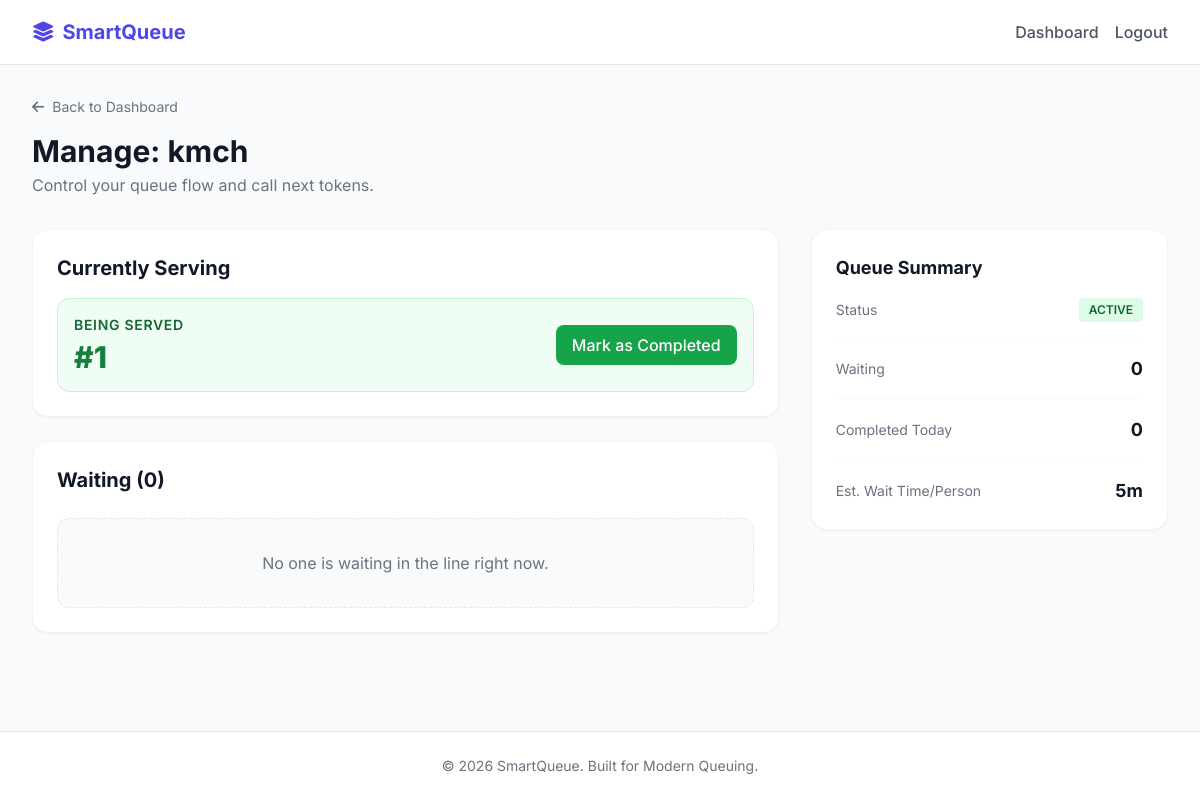
Screenshot of /manage/5/ (signed in) with the database file from the repository.
### queues/models.py (models this page shows)
class Queue(models.fields.CharField):
    pass # Re-write

class Token(models.fields.CharField):
    pass # Re-write

### queues/views.py (the view, shortened to what this page needs)
# urls.py: path('manage/<int:queue_id>/', views.manage_queue, name='manage_queue'),
@login_required
def manage_queue(request, queue_id):
    if not request.user.is_owner:
        return redirect('dashboard')
    queue = get_object_or_404(Queue, id=queue_id)
    if not request.user.is_superuser and queue.created_by != request.user:
        return redirect('dashboard')
    tokens = Token.objects.filter(queue=queue).order_by('number')
    serving = tokens.filter(status='SERVING')
    waiting = tokens.filter(status='WAITING')
    completed = tokens.filter(status='COMPLETED')
    return render(request, 'manage_queue.html', {
        'queue': queue,
        'serving': serving,
        'waiting': waiting,
        'completed_count': completed.count()
    })

### users/models.py (called while the page is built)
    @property
    def is_owner(self):
        return self.role == 'ADMIN' or self.is_superuser

### templates/manage_queue.html (shortened to what this page needs)
{% extends 'base.html' %}
{% block content %}
<div class="mb-8 flex justify-between items-center">
    <div>
        <a href="{% url 'dashboard' %}" class="text-sm text-gray-500 hover:text-gray-900 flex items-center gap-2 mb-4">
            <i class="fa-solid fa-arrow-left"></i> Back to Dashboard
        </a>
        <h1 class="text-3xl font-bold text-gray-900">Manage: {{ queue.name }}</h1>
        <p class="text-gray-500 mt-1">Control your queue flow and call next tokens.</p>
    </div>
</div>
<div class="grid grid-cols-1 lg:grid-cols-3 gap-8">
    <div class="lg:col-span-2 space-y-6">
        <div class="bg-white p-6 rounded-2xl shadow-sm border border-gray-100 mb-6">
            <h2 class="text-xl font-bold text-gray-900 mb-4">Currently Serving</h2>
            {% if serving %}
                <div class="grid gap-4">
                {% for token in serving %}
                    <div class="bg-green-50 border border-green-200 rounded-xl p-4 flex justify-between items-center">
                        <div>
                            <span class="text-green-800 text-sm font-semibold uppercase tracking-wider block mb-1">Being Served</span>
                            <span class="text-3xl font-extrabold text-green-700">#{{ token.number }}</span>
                        </div>
                        <form method="POST" action="{% url 'manage_queue' queue.id %}">
                            <button type="submit" class="px-4 py-2 bg-green-600 text-white rounded-lg font-medium hover:bg-green-700 transition-colors">
                                Mark as Completed
                            </button>
                        </form>
                    </div>
                {% endfor %}
                </div>
            {% else %}
                <div class="p-8 text-center bg-gray-50 border border-dashed border-gray-200 rounded-xl">
                    <p class="text-gray-500">No one is currently being served.</p>
                </div>
            {% endif %}
        </div>
        <div class="bg-white p-6 rounded-2xl shadow-sm border border-gray-100">
            <div class="flex justify-between items-center mb-6">
                <h2 class="text-xl font-bold text-gray-900">Waiting ({{ waiting.count }})</h2>
            </div>
            {% if waiting %}
                <div class="space-y-3">
                {% for token in waiting %}
                    <div class="flex items-center justify-between p-4 border border-gray-100 rounded-xl hover:bg-gray-50 transition-colors">
                        <div class="flex items-center gap-4">
                            <div class="w-12 h-12 bg-orange-100 text-orange-700 rounded-lg flex items-center justify-center font-bold text-xl">
                                #{{ token.number }}
                            </div>
                            <div>
                                <span class="block font-medium text-gray-900">{{ token.user.username|default:"Anonymous" }}</span>
                                <span class="text-xs text-gray-500">Joined {{ token.created_at|timesince }} ago</span>
                            </div>
                        </div>
                    </div>
                {% endfor %}
                </div>
            {% else %}
                <div class="p-8 text-center bg-gray-50 border border-dashed border-gray-200 rounded-xl">
                    <p class="text-gray-500">No one is waiting in the line right now.</p>
                </div>
            {% endif %}
        </div>
    </div>
    <div class="space-y-6">
        <div class="bg-white p-6 rounded-2xl shadow-sm border border-gray-100">
            <h3 class="text-lg font-bold text-gray-900 mb-4">Queue Summary</h3>
            <ul class="space-y-4">
                <li class="flex justify-between items-center pb-4 border-b border-gray-50">
                    <span class="text-gray-500 text-sm">Status</span>
                    <span class="inline-block px-2.5 py-1 bg-green-100 text-green-800 rounded text-xs font-semibold uppercase">Active</span>
                </li>
                <li class="flex justify-between items-center pb-4 border-b border-gray-50">
                    <span class="text-gray-500 text-sm">Waiting</span>
                    <span class="font-bold text-gray-900 text-lg">{{ waiting.count }}</span>
                </li>
                <li class="flex justify-between items-center pb-4 border-b border-gray-50">
                    <span class="text-gray-500 text-sm">Completed Today</span>
                    <span class="font-bold text-gray-900 text-lg">{{ completed_count }}</span>
                </li>
                <li class="flex justify-between items-center">
                    <span class="text-gray-500 text-sm">Est. Wait Time/Person</span>
                    <span class="font-bold text-gray-900 text-lg">{{ queue.avg_wait_time_per_person }}m</span>
                </li>
            </ul>
        </div>
    </div>
</div>
{% endblock %}

### templates/base.html (style rules this page uses)
body { font-family: 'Inter', sans-serif; background-color: #f9fafb; color: #111827; }

### rows the page displays
Queue: name "kmch", avg_wait_time_per_person "5"
Token: number "1"

### other values shown
{{ waiting.count }} "0"
{{ completed_count }} "0"
